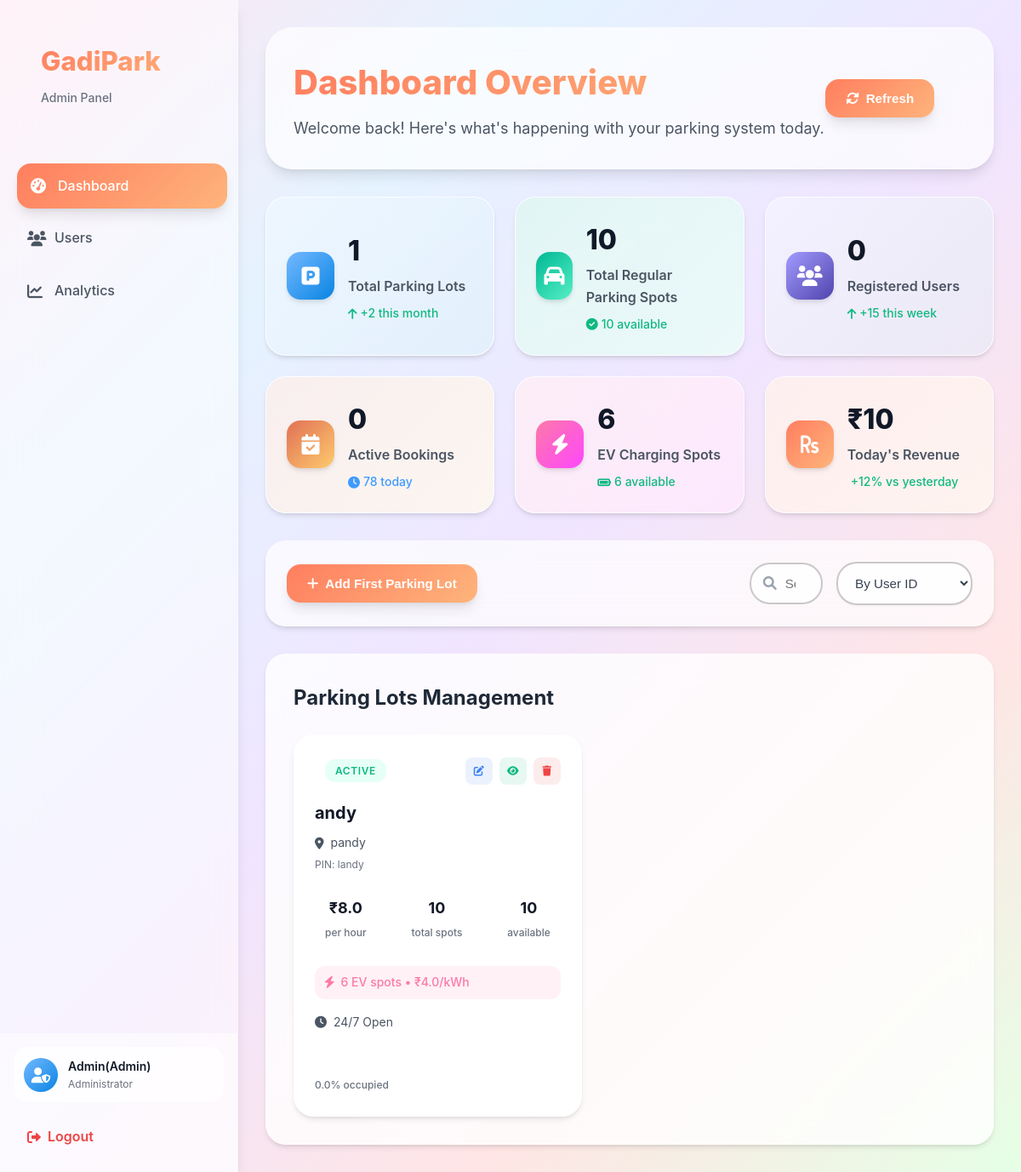
The app's page /admin_dashboard (signed in), older data.
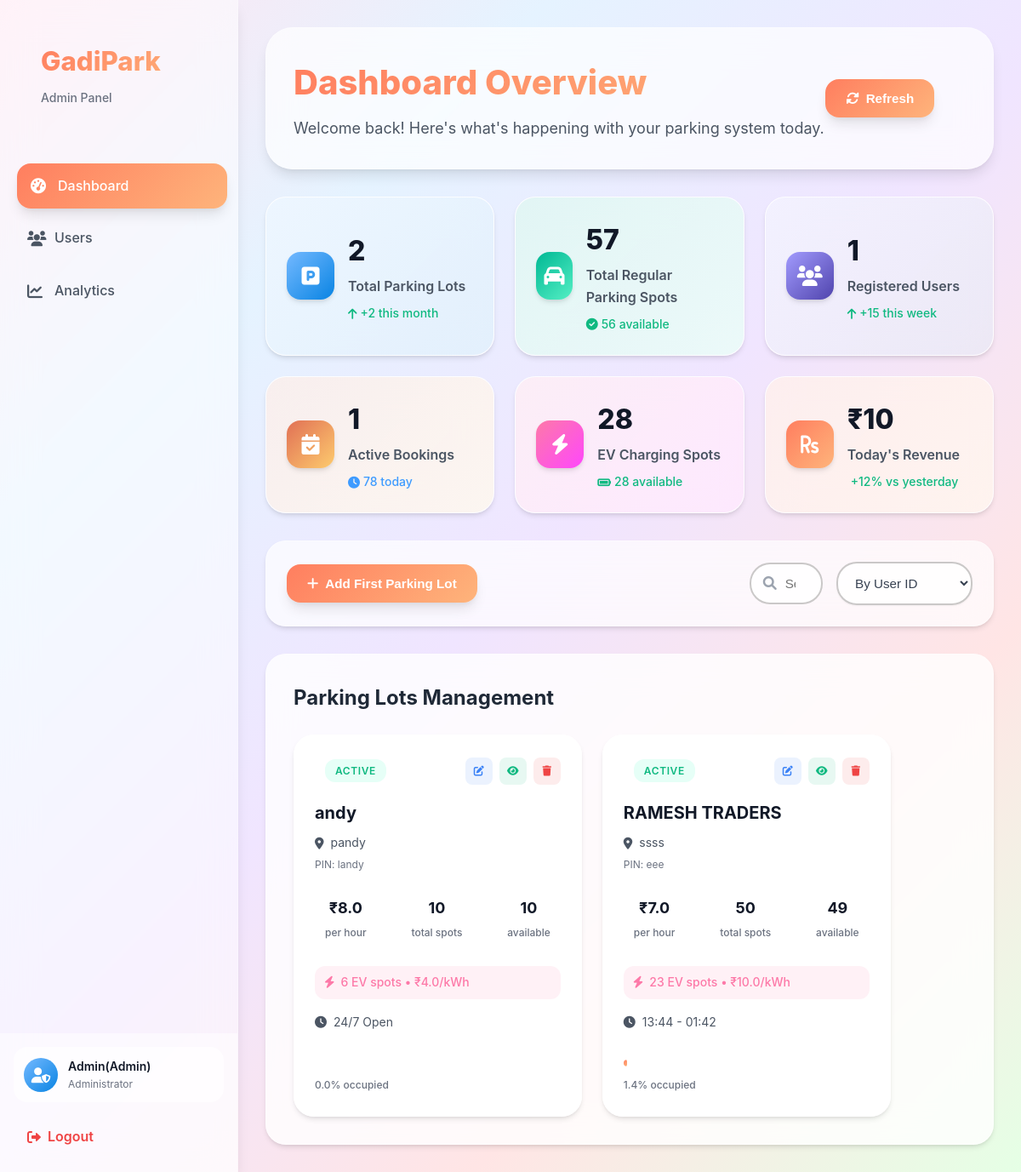
The same page, newer data.
### models/user.py (models this page shows, shortened)
class User(db.Model):
    __tablename__ = 'users'
    id=db.Column(db.Integer,primary_key=True)
    username=db.Column(db.String(80),unique=True,nullable=False)
    password_hash=db.Column(db.String(128),nullable=False)
    full_name=db.Column(db.String(80),nullable=True)
    is_admin=db.Column(db.Boolean,default=False)
    wallet_balance=db.Column(db.Float,default=0.00)

### models/parking_lot.py (models this page shows, shortened)
class ParkingLot(db.Model):
    __tablename__ = 'parking_lots'
    id = db.Column(db.Integer, primary_key=True)
    name= db.Column(db.String(80), unique=True, nullable=False)
    address = db.Column(db.String(200), nullable=False)
    pincode = db.Column(db.String(10), nullable=False)
    hourly_rate = db.Column(db.Float, nullable=False)
    total_spots = db.Column(db.Integer, nullable=False)
    occupied_regular_spots = db.Column(db.Integer, default=0)
    occupied_ev_spots = db.Column(db.Integer, default=0)
    ev_spots = db.Column(db.Integer, default=0)
    ev_charging_rate = db.Column(db.Float, nullable=True)
    opening_time = db.Column(db.String(10), nullable=True)
    closing_time = db.Column(db.String(10), nullable=True)
    is_24_hours = db.Column(db.Boolean, default=False)
    description = db.Column(db.String(200), nullable=True)

### routes/admin.py (the view)
@admin_bp.route('/admin_dashboard')
@login_required
@admin_required
def admin_dashboard():
    lots=ParkingLot.query.all()
    lot_id=request.args.get('lot_id')
    user = User.query.get(session.get('user_id'))
    spots=ParkingSpot.query.all()
    def spots_count(is_ev):
        return ParkingSpot.query.filter_by(is_ev_spot=is_ev).count()
    total_regular_available_spots=ParkingSpot.query.filter_by(status='available',is_ev_spot=0).count()
    total_ev_available_spots=ParkingSpot.query.filter_by(status='available',is_ev_spot=1).count()
    total_regular_spots=spots_count(0)
    total_ev_spots=spots_count(1)
    active_bookings=Booking.query.count()
    total_users=User.query.count() - 1
    lot = None
    if lot_id:
        lot=ParkingLot.query.filter_by(id=lot_id).first()
    return render_template('admin_dashboard.html',lots=lots,lot=lot,user=user,spots=spots,total_regular_available_spots=total_regular_available_spots,total_users=total_users,total_ev_available_spots=total_ev_available_spots,total_regular_spots=total_regular_spots,total_ev_spots=total_ev_spots,active_bookings=active_bookings)

### Templates/admin_dashboard.html (shortened to what this page needs)
{%extends "base.html" %}
{%block style%}
<link rel="stylesheet" href="{{url_for('static',filename='css/admin_dashboard.css')}}">
<link rel="stylesheet" href="{{url_for('static',filename='css/admin_base.css')}}">
<link rel="stylesheet" href="{{url_for('static',filename='css/modal.css')}}">
{%endblock%}
{%block content %}
    <div class="dashboard-container">
        {% include 'admin_sidebar.html' %}
        <div class="main-content">
            <div class="content-header">
                <div class="header-left">
                    <h1>Dashboard Overview</h1>
                    <p>Welcome back! Here's what's happening with your parking system today.</p>
                </div>
                <div class="header-right">
                        <button class="refresh-btn" onclick="location.reload()">
                            <i class="fas fa-sync-alt"></i>
                            Refresh
                        </button>
                </div>
            </div>
            <div class="grid-section">
                <div class="grid-card primary">
                    <div class="grid-icon">
                        <i class="fa-solid fa-square-parking"></i>
                    </div>
                    <div class="grid-content">
                        <h3>{{lots|length}}</h3>
                        <p>Total Parking Lots</p>
                        <span class="grid-change positive">
                            <i class="fas fa-arrow-up"></i>
                            +2 this month
                        </span>
                    </div>
                </div>
                <div class="grid-card success">
                    <div class="grid-icon">
                        <i class="fas fa-car"></i>
                    </div>
                    <div class="grid-content">
                        <h3>{{total_regular_spots}}</h3>
                        <p>Total Regular Parking Spots</p>
                        <span class="grid-change positive">
                            <i class="fas fa-check-circle"></i>
                            {{total_regular_available_spots}} available
                        </span>
                    </div>
                </div>
                <div class="grid-card info">
                    <div class="grid-icon">
                        <i class="fas fa-users"></i>
                    </div>
                    <div class="grid-content">
                        <h3>{{total_users}}</h3>
                        <p>Registered Users</p>
                        <span class="grid-change positive">
                            <i class="fas fa-arrow-up"></i>
                            +15 this week
                        </span>
                    </div>
                </div>
                <div class="grid-card warning">
                    <div class="grid-icon">
                        <i class="fas fa-calendar-check"></i>
                    </div>
                    <div class="grid-content">
                        <h3>{{active_bookings}}</h3>
                        <p>Active Bookings</p>
                        <span class="grid-change neutral">
                            <i class="fas fa-clock"></i>
                            78 today
                        </span>
                    </div>
                </div>
                <div class="grid-card electric">
                    <div class="grid-icon">
                        <i class="fas fa-bolt"></i>
                    </div>
                    <div class="grid-content">
                        <h3>{{total_ev_spots}}</h3>
                        <p>EV Charging Spots</p>
                        <span class="grid-change positive">
                            <i class="fas fa-battery-full"></i>
                            {{total_ev_available_spots }} available
                        </span>
                    </div>
                </div>
                <div class="grid-card revenue">
                    <div class="grid-icon">
                        <i class="fas fa-rupee-sign"></i>
                    </div>
                    <div class="grid-content">
                        <h3>₹10</h3>
                        <p>Today's Revenue</p>
                        <span class="grid-change positive">
                            +12% vs yesterday
                        </span>
                    </div>
                </div>
            </div>
            <div class="search-section">
                <button class="add-lot-btn" id="add_parking_lot">
                    <i class="fas fa-plus"></i>
                        Add First Parking Lot
                </button>
                <div class="search-container">
                    <div class="search-box">
                        <i class="fas fa-search"></i>
                        <input type="search" placeholder="Search parking lots, users, bookings...">
                    </div>
                    <select class="filter-select">
                        <option>By User ID</option>
                    </select>
                </div>
            </div>
            <div class="parking-lots-section">
                <div class="section-header">
                    <h2>Parking Lots Management</h2>
                </div>
                <div class="parking-lots-card-container">
                    {% for lot in lots %}
                    <div class="parking-lot-card">
                        <div class="card-header">
                            <div class="lot-status">
                                {% if lot.total_spots + lot.ev_spots == lot.occupied_regular_spots + lot.occupied_ev_spots %}
                                    <div class="full lot-status">
                                        Full
                                    </div>
                                {% else %}
                                    <div class="active lot-status">
                                        Active
                                    </div>
                                {% endif %}
                            </div>
                            <div class="card-actions">
                                <a href="{{ url_for('admin.admin_dashboard', lot_id=lot.id) }}"
                                   class="action-btn edit-lot ">
                                    <i class="fas fa-edit edit-lot"></i>
                                </a>
                                <form action="{{url_for('parking.view_details')}}" method="post">
                                    <button class="action-btn view"><i class="fas fa-eye"></i></button>
                                </form>
                                <a href="{{ url_for('parking.delete_lot', lot_id=lot.id) }}"
                                   class="action-btn delete"
                                   onclick="return confirm('Are you sure you want to delete this parking lot?')">
                                    <i class="fas fa-trash"></i>
                                </a>
                            </div>
                        </div>
                        <div class="card-content">
                            <h3>{{ lot.name }}</h3>
                            <p class="lot-address">
                                <i class="fas fa-map-marker-alt"></i>
                                {{ lot.address }}
                            </p>
                            <p class="lot-pincode">PIN: {{ lot.pincode }}</p>
                            <div class="lot-stats">
                                <div class="stat">
                                    <span class="stat-value">₹{{ lot.hourly_rate }}</span>
                                    <span class="stat-label">per hour</span>
                                </div>
                                <div class="stat">
                                    <span class="stat-value">{{ lot.total_spots }}</span>
                                    <span class="stat-label">total spots</span>
                                </div>
                                <div class="stat">
                                    <span class="stat-value">{{ lot.total_spots-lot.occupied_regular_spots}}</span>
                                    <span class="stat-label">available</span>
                                </div>
                            </div>
                            {% if lot.ev_spots > 0 %}
                            <div class="ev-info">
                                <i class="fas fa-bolt"></i>
                                <span>{{ lot.ev_spots }} EV spots • ₹{{ lot.ev_charging_rate }}/kWh</span>
                            </div>
                            {% endif %}
                            <div class="lot-hours">
                                {% if lot.is_24_hours %}
                                    <i class="fas fa-clock"></i>
                                    <span>24/7 Open</span>
                                {% else %}
                                    <i class="fas fa-clock"></i>
                                    <span>{{ lot.opening_time }} - {{ lot.closing_time }}</span>
                                {% endif %}
                            </div>
                        </div>
                        <div class="card-footer">
                            <div class="occupancy-bar">
                                <div class="occupancy-fill" style="width: {{ ((lot.occupied_regular_spots + lot.occupied_ev_spots) / (lot.total_spots + lot.ev_spots) * 100) if (lot.total_spots + lot.ev_spots) > 0 else 0 }}%">
                                </div>
                            </div>
                            <span class="occupancy-text">
                                {{ (((lot.occupied_regular_spots + lot.occupied_ev_spots) /(lot.total_spots + lot.ev_spots) * 100) | round(1)) if (lot.total_spots + lot.ev_spots) > 0 else 0 }}% occupied
                            </span>
                        </div>
                    </div>
                    {% endfor %}
                </div>
            </div>
        </div>
    </div>
{%endblock%}

### Templates/base.html (shortened to what this page needs)
<!DOCTYPE html>
<html lang="en">
<head>
    <link rel="stylesheet" href="https://cdnjs.cloudflare.com/ajax/libs/font-awesome/6.0.0/css/all.min.css">
    <link rel="stylesheet" href="{{url_for('static',filename='css/base.css')}}">
    {%block style %}{%endblock%}
</head>
<body>
    {% block content %}
    {% endblock %}
</body>
</html>

### Templates/admin_sidebar.html
{%extends "base.html" %}
{%block style%}
<link rel="stylesheet" href="{{url_for('static',filename='css/admin_sidebar.css')}}">
{%endblock%}
{%block content %}
<div class="sidebar">
    <div class="sidebar-header">
        <div class="logo">
            <h2>GadiPark</h2>
            <span>Admin Panel</span>
        </div>
    </div>
    <nav class="sidebar-nav">
        <a href="{{url_for('admin.admin_dashboard')}}" class="nav-item active">
            <i class="fas fa-tachometer-alt"></i>
            <span>Dashboard</span>
        </a>
        <a href="#" class="nav-item">
            <i class="fas fa-users"></i>
            <span>Users</span>
        </a>
        <a href="#" class="nav-item">
            <i class="fas fa-chart-line"></i>
            <span>Analytics</span>
        </a>
    </nav>
    <div class="sidebar-footer">
        <a href="{{url_for('profile.profile')}}">
            <div class="admin-profile">
                <div class="profile-pic">
                <i class="fas fa-user-shield"></i>
                </div>
                <div class="profile-info">
                    <span class="profile-name">{{user.full_name}}(Admin)</span>
                    <span class="profile-role">Administrator</span>
                </div>
            </div>
        </a>
        <a href="{{url_for('auth.logout')}}" class="logout-btn">
            <i class="fas fa-sign-out-alt"></i>
            <span>Logout</span>
        </a>
    </div>
</div>
{%endblock%}

Row changes from the older to the newer data that the page shows:
added ParkingLot: shows "ACTIVE", name "RAMESH TRADERS", address "ssss", pincode "eee", hourly_rate "7.0", total_spots "50", lot.total_spots-lot.occupied_regular_spots "49", ev_spots "23", ev_charging_rate "10.0", opening_time "13:44", closing_time "01:42", total_spots+ev_spots+occupied_regular_spots "1.4"
Text that changed along with them:
{{ lots|length }}: "1" → "2"
{{ total_regular_spots }}: "10" → "57"
{{ total_regular_available_spots }}: "10" → "56"
{{ total_users }}: "0" → "1"
{{ active_bookings }}: "0" → "1"
{{ total_ev_spots }}: "6" → "28"
{{ total_ev_available_spots }}: "6" → "28"
